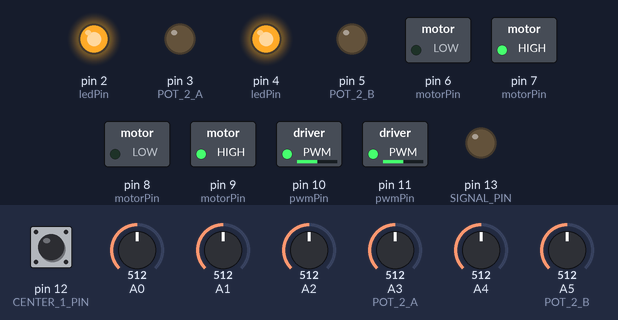
Bench run of a sketch on a simulated Arduino Uno, built with avr-gcc and run on an emulated ATmega328P. Shown: switched loads named in the sketch (green lamp = pin HIGH), output pins drawn as LEDs (lit = HIGH). Dashed ring = blinking. The inputs (shaded band) are chosen by the test bench; at power-on: pin 12 (CENTER_1_PIN) HIGH, A0 = 512, A1 = 512, A2 = 512, A4 = 512, A3 (POT_2_A) = 512, A5 (POT_2_B) = 512. Random numbers use the default seed unless the sketch sets one; EEPROM starts erased.

Above: at 1.2 s.
1.3 s: pin 12 (CENTER_1_PIN) pulled LOW for 0.15 s
At 1.41 s:
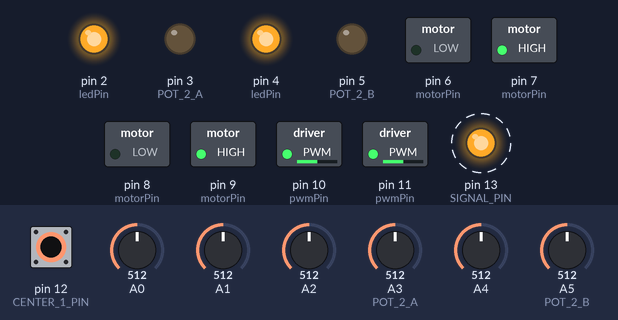
4.3 s: A0 set to 513
At 5.1 s:
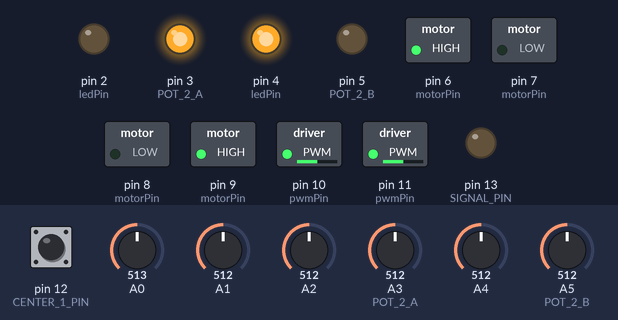
6.0 s: A1 set to 513
At 7.1 s:
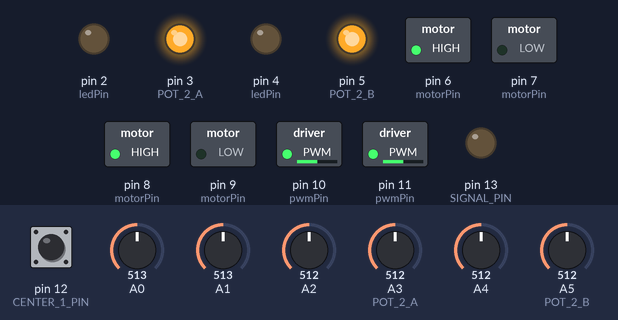
7.5 s: A2 set to 716
At 8.2 s:
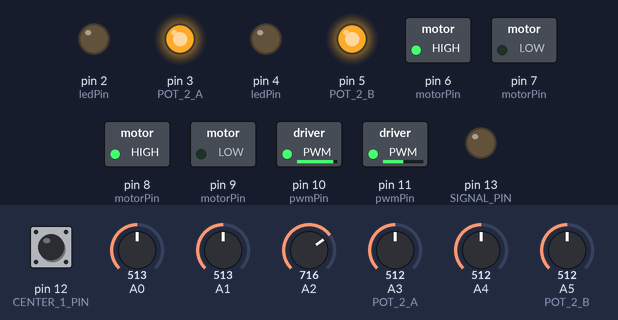
9.0 s: A4 set to 716
At 9.3 s:
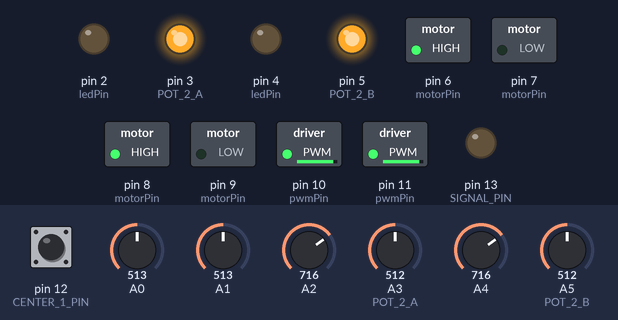
10.5 s: A3 (POT_2_A) set to 306
At 11.7 s:
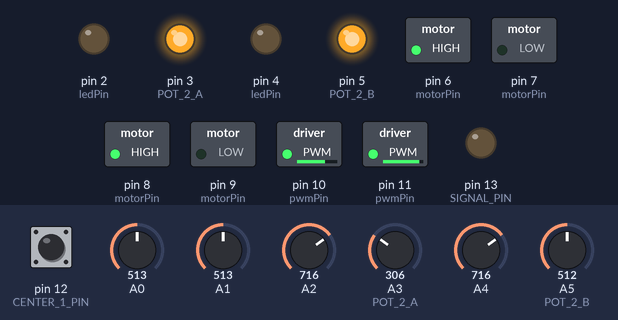
Timing chart, 0 to 13.0 s (numbered marks = the images above; inputs shaded):
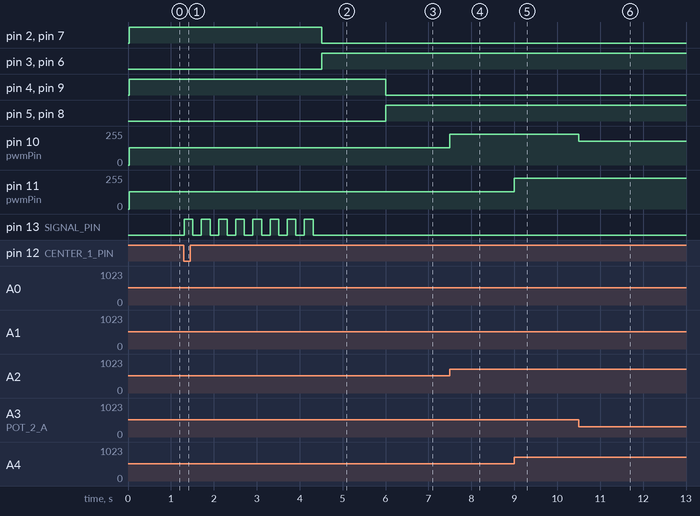

The sketch:

cvToDCMotor.ino
```cpp
#ifdef EXTERNAL_IDE
#include <Arduino.h>
int main(void) {

  init();

  setup();

  while(true) {
    loop();
  }
}

#endif


//#define DEBUG

#include <EEPROM.h>


#define FORWARD_A 6
#define BACKWARD_A 7
#define PWM_A 10
#define LED_F_A 3
#define LED_B_A 2

#define CV_A 0
#define POT_1_A 2
#define POT_2_A 3


#define FORWARD_B 8
#define BACKWARD_B 9
#define PWM_B 11
#define LED_F_B 5
#define LED_B_B 4

#define CV_B 1
#define POT_1_B 4
#define POT_2_B 5


uint8_t motorPin[4]={
  FORWARD_A,BACKWARD_A,FORWARD_B,BACKWARD_B};
uint8_t ledPin[4]={
  LED_F_A,LED_B_A,LED_F_B,LED_B_B};
uint8_t pwmPin[2]={
  PWM_A,PWM_B};

uint8_t analogPin[6]={
  CV_A,POT_1_A,POT_2_A,CV_B,POT_1_B,POT_2_B};
uint16_t analogValue[6];

#define MEM_OFFSET 34
uint16_t channelCenter[2]={512,512};
#define CENTER_1_PIN 12
#define CENTER_2_PIN 13
#define SIGNAL_PIN 13
void calibrate(){
	 if(!digitalRead(CENTER_1_PIN)){// && !digitalRead(CENTER_2_PIN)) {
		  channelCenter[0]=analogRead(analogPin[0]);
		  channelCenter[1]=analogRead(analogPin[3]);

		  EEPROM.write(MEM_OFFSET,lowByte(channelCenter[0]));
		  EEPROM.write(MEM_OFFSET+1,highByte(channelCenter[0]));

		  EEPROM.write(MEM_OFFSET+2,lowByte(channelCenter[1]));
		  EEPROM.write(MEM_OFFSET+1+2,highByte(channelCenter[1]));

		  for(int i=0;i<8;i++){
			  digitalWrite(SIGNAL_PIN,HIGH);
			  delay(200);
			  digitalWrite(SIGNAL_PIN,LOW);
			  delay(200);
		  }
	  }
}

void initCalibrate(){
	if(EEPROM.read(MEM_OFFSET+10+1)!=13 || EEPROM.read(MEM_OFFSET+10+2)!=145 || EEPROM.read(MEM_OFFSET+10+3)!=109){
		EEPROM.write(MEM_OFFSET+10+1,13);
		EEPROM.write(MEM_OFFSET+10+2,145);
		EEPROM.write(MEM_OFFSET+10+3,109);

		EEPROM.write(MEM_OFFSET,lowByte(channelCenter[0]));
		EEPROM.write(MEM_OFFSET+1,highByte(channelCenter[0]));

		EEPROM.write(MEM_OFFSET+2,lowByte(channelCenter[1]));
		EEPROM.write(MEM_OFFSET+1+2,highByte(channelCenter[1]));
	}
	 pinMode(CENTER_1_PIN,INPUT_PULLUP);
	// pinMode(CENTER_2_PIN,INPUT_PULLUP);
	 pinMode(SIGNAL_PIN,OUTPUT);

	channelCenter[0]=word(EEPROM.read(MEM_OFFSET+1),EEPROM.read(MEM_OFFSET));
	channelCenter[1]=word(EEPROM.read(MEM_OFFSET+1+2),EEPROM.read(MEM_OFFSET+2));
}
void setup(){
	initCalibrate();


  for(int i=0;i<4;i++){
    pinMode(motorPin[i],OUTPUT);
    pinMode(ledPin[i],OUTPUT);
  }
  pinMode(pwmPin[0],OUTPUT);
  pinMode(pwmPin[1],OUTPUT);
  for(int i=0;i<6;i++){
   // pinMode(analogPin[i],INPUT);
  }
#ifdef DEBUG
  Serial.begin(9600);
#endif

}
#define THRESHOLD 0
#define CV 1
#define FORWARD 1
#define BACKWARD 0
uint8_t speed[2];


void motor(uint8_t ch,bool direction, uint8_t pwm){
  if(direction){
    digitalWrite(motorPin[ch*2+0],HIGH);
    digitalWrite(motorPin[ch*2+1],LOW);
    digitalWrite(ledPin[ch*2+0],HIGH);
    digitalWrite(ledPin[ch*2+1],LOW);
  }
  else{
    digitalWrite(motorPin[ch*2+0],LOW);
    digitalWrite(motorPin[ch*2+1],HIGH);
    digitalWrite(ledPin[ch*2+0],LOW);
    digitalWrite(ledPin[ch*2+1],HIGH);
  }
  analogWrite(pwmPin[ch],pwm);
}


#define SPEED_OFFSET 2
void renderChannel(uint8_t ch){
  int16_t value=analogValue[3*ch + CV]-channelCenter[ch]+analogValue[3*ch + THRESHOLD];
  bool dir;
  if(value>512){
    dir=true;
    speed[ch]=constrain((( value-512)>>1) + ((analogValue[3*ch + SPEED_OFFSET])>>2),0,255);
  }
  else{
    dir=false;
    speed[ch]=constrain(((512-value)>>1) + ((analogValue[3*ch + SPEED_OFFSET])>>2),0,255);
  }


  if(dir){
    motor(ch,FORWARD,speed[ch]);
  }
  else {
    motor(ch,BACKWARD,speed[ch]);
  }
}

void test(){
  //for(int i=0;i<2;i++){
  bool dir;//=random(2);
  if(analogRead(POT_2_A)>512) dir=true;
  else dir=false;

  uint8_t sp=random(255);
  motor(0,dir,sp);
  Serial.print("m: ");
  Serial.print(0);
  Serial.print(" d: ");
  Serial.print(dir);
  Serial.print(" s: ");
  Serial.print(sp);

  if(analogRead(POT_2_B)>512) dir=true;
  else dir=false;

  sp=random(255);
  motor(1,dir,sp);
  Serial.print(" m: ");
  Serial.print(1);
  Serial.print(" d: ");
  Serial.print(dir);
  Serial.print(" s: ");
  Serial.print(sp);
  //}
  Serial.println();
  delay(random(400));
}


void loop()
{
#ifdef DEBUG
  test();
#else
  for(int i=0;i<6;i++){
    analogValue[i]=analogRead(analogPin[i]);
  }
  for(int i=0;i<2;i++){
    renderChannel(i);
  }
  calibrate();

#endif


}
```

Measured:
- the behaviour switches between 512 and 513 on A0 (found by bisection; images 1 and 2)
- the behaviour switches between 512 and 513 on A1 (found by bisection; images 2 and 3)
- after the input at 1.3 s, pin 13 (SIGNAL_PIN): alternates HIGH for 0.20 s and LOW for 0.20 s, starting at once
- after the input at 4.3 s, pin 2 (ledPin), pin 7 (motorPin): HIGH → LOW after 0.21 s; pin 3 (POT_2_A), pin 6 (motorPin): LOW → HIGH after 0.21 s
- after the input at 6.0 s, pin 4 (ledPin), pin 9 (motorPin): HIGH → LOW at once; pin 5 (POT_2_B), pin 8 (motorPin): LOW → HIGH at once
- after the input at 7.5 s, pin 10 (pwmPin): 128/255 → 230/255 at once
- after the input at 9.0 s, pin 11 (pwmPin): 128/255 → 230/255 at once
- after the input at 10.5 s, pin 10 (pwmPin): 230/255 → 178/255 at once
